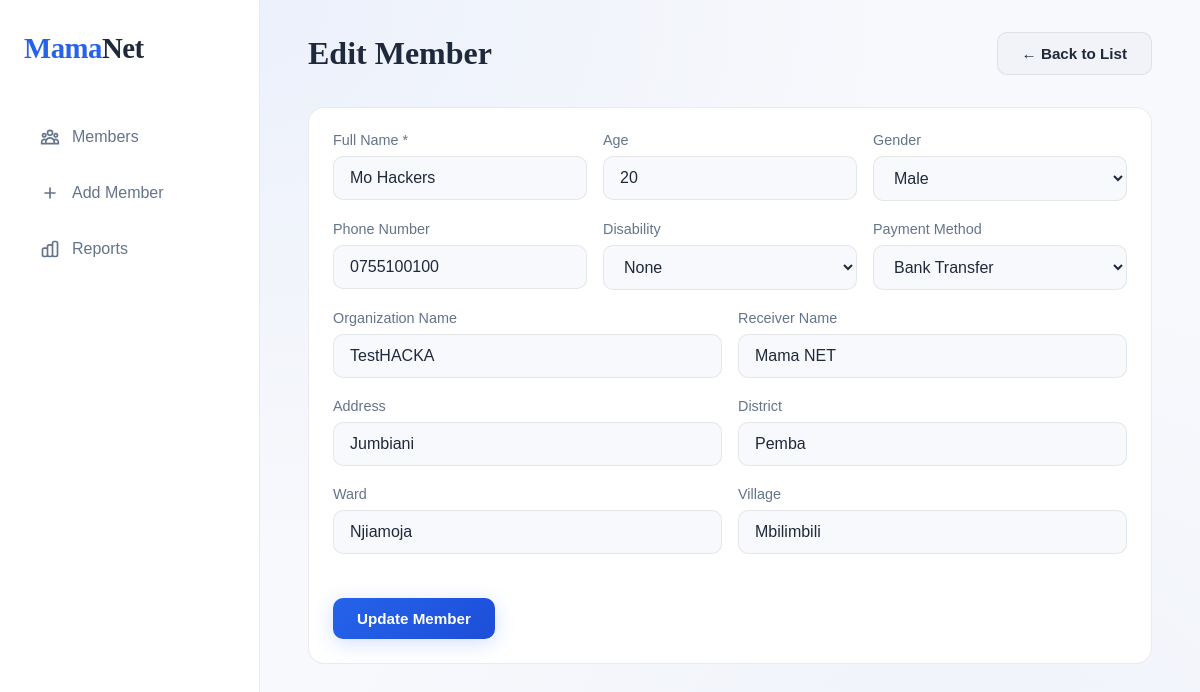
Page /edit/2 on the committed database.
### tables this page shows
CREATE TABLE Members (
    ID INTEGER PRIMARY KEY AUTOINCREMENT,
    FullName TEXT,
    Age INTEGER,
    PhoneNumber TEXT,
    Disability TEXT,
    OrganizationName TEXT,
    PaymentMethod TEXT,
    ReceiverName TEXT,
    Gender TEXT,
    Address TEXT,
    Ward TEXT,
    District TEXT,
    Village TEXT
);

CREATE TABLE GenderTypes (Gender TEXT PRIMARY KEY);

CREATE TABLE DisabilityTypes (Disability TEXT PRIMARY KEY);

CREATE TABLE PaymentMethods (Method TEXT PRIMARY KEY);

### app.py (the view, shortened to what this page needs)
@app.route('/edit/<int:id>', methods=['GET', 'POST'])
def edit_member(id):
    genders, disabilities, payments = get_lookup_data()
    conn = get_db()
    member = conn.execute("SELECT * FROM Members WHERE ID=?", (id,)).fetchone()
    conn.close()
    return render_template('form.html', genders=genders, disabilities=disabilities, payments=payments, member=member)

### app.py (called while the page is built)
def get_db():
    conn = sqlite3.connect(DB_PATH)
    conn.row_factory = sqlite3.Row
    return conn

def get_lookup_data():
    conn = get_db()
    genders = [r['Gender'] for r in conn.execute("SELECT Gender FROM GenderTypes").fetchall()]
    disabilities = [r['Disability'] for r in conn.execute("SELECT Disability FROM DisabilityTypes").fetchall()]
    payments = [r['Method'] for r in conn.execute("SELECT Method FROM PaymentMethods").fetchall()]
    conn.close()
    return genders, disabilities, payments

### templates/form.html (shortened to what this page needs)
{% extends 'base.html' %}
{% block content %}
<div class="page-header">
    <h1 class="page-title">{{ 'Edit' if member else 'Add New' }} Member</h1>
    <a href="{{ url_for('index') }}" class="btn btn-secondary">← Back to List</a>
</div>
<div class="card">
    <form method="POST">
        <div class="form-row">
            <div class="form-group">
                <label class="form-label">Full Name *</label>
                <input type="text" name="full_name" class="form-control" value="{{ member['FullName'] if member else '' }}" required>
            </div>
            <div class="form-group">
                <label class="form-label">Age</label>
                <input type="number" name="age" class="form-control" value="{{ member['Age'] if member else '' }}" min="0" max="150">
            </div>
            <div class="form-group">
                <label class="form-label">Gender</label>
                <select name="gender" class="form-control">
                    {% for g in genders %}
                    <option value="{{ g }}" {% if member and member['Gender'] == g %}selected{% endif %}>{{ g }}</option>
                    {% endfor %}
                </select>
            </div>
        </div>
        <div class="form-row">
            <div class="form-group">
                <label class="form-label">Phone Number</label>
                <input type="tel" name="phone" class="form-control" value="{{ member['PhoneNumber'] if member else '' }}">
            </div>
            <div class="form-group">
                <label class="form-label">Disability</label>
                <select name="disability" class="form-control">
                    {% for d in disabilities %}
                    <option value="{{ d }}" {% if member and member['Disability'] == d %}selected{% endif %}>{{ d }}</option>
                    {% endfor %}
                </select>
            </div>
            <div class="form-group">
                <label class="form-label">Payment Method</label>
                <select name="payment" class="form-control">
                    {% for p in payments %}
                    <option value="{{ p }}" {% if member and member['PaymentMethod'] == p %}selected{% endif %}>{{ p }}</option>
                    {% endfor %}
                </select>
            </div>
        </div>
        <div class="form-row">
            <div class="form-group">
                <label class="form-label">Organization Name</label>
                <input type="text" name="organization" class="form-control" value="{{ member['OrganizationName'] if member else '' }}">
            </div>
            <div class="form-group">
                <label class="form-label">Receiver Name</label>
                <input type="text" name="receiver" class="form-control" value="{{ member['ReceiverName'] if member else '' }}">
            </div>
        </div>
        <div class="form-row">
            <div class="form-group">
                <label class="form-label">Address</label>
                <input type="text" name="address" class="form-control" value="{{ member['Address'] if member else '' }}">
            </div>
            <div class="form-group">
                <label class="form-label">District</label>
                <input type="text" name="district" class="form-control" value="{{ member['District'] if member else '' }}">
            </div>
        </div>
        <div class="form-row">
            <div class="form-group">
                <label class="form-label">Ward</label>
                <input type="text" name="ward" class="form-control" value="{{ member['Ward'] if member else '' }}">
            </div>
            <div class="form-group">
                <label class="form-label">Village</label>
                <input type="text" name="village" class="form-control" value="{{ member['Village'] if member else '' }}">
            </div>
        </div>
        <div style="margin-top: 1.5rem;">
            <button type="submit" class="btn btn-primary">{{ 'Update' if member else 'Add' }} Member</button>
        </div>
    </form>
</div>
{% endblock %}

### templates/base.html (style rules this page uses)
:root { --bg-dark: #f8f9fc; --bg-card: #ffffff; --bg-hover: #f1f3f9; --accent: #2563eb; --accent-glow: rgba(37, 99, 235, 0.2); --text-primary: #1e293b; --text-secondary: #64748b; --success: #16a34a; --danger: #dc2626; --border: rgba(0,0,0,0.08); }
* { margin: 0; padding: 0; box-sizing: border-box; }
body { font-family: 'DM Sans', sans-serif; background: var(--bg-dark); color: var(--text-primary); min-height: 100vh; background-image: radial-gradient(ellipse at 20% 0%, rgba(37, 99, 235, 0.06) 0%, transparent 50%), radial-gradient(ellipse at 80% 100%, rgba(37, 99, 235, 0.04) 0%, transparent 50%); }
.page-header { display: flex; justify-content: space-between; align-items: center; margin-bottom: 2rem; }
.page-title { font-family: 'Playfair Display', serif; font-size: 2rem; font-weight: 600; }
.btn { display: inline-flex; align-items: center; gap: 8px; padding: 12px 24px; border: none; border-radius: 10px; font-family: inherit; font-size: 0.95rem; font-weight: 600; cursor: pointer; transition: all 0.2s ease; text-decoration: none; }
.btn-primary { background: linear-gradient(135deg, var(--accent), #1d4ed8); color: #ffffff; box-shadow: 0 4px 20px var(--accent-glow); }
.btn-secondary { background: var(--bg-hover); color: var(--text-primary); border: 1px solid var(--border); }
.card { background: var(--bg-card); border: 1px solid var(--border); border-radius: 16px; padding: 1.5rem; margin-bottom: 1.5rem; }
.form-group { margin-bottom: 1.25rem; }
.form-label { display: block; margin-bottom: 8px; color: var(--text-secondary); font-size: 0.9rem; font-weight: 500; }
.form-control { width: 100%; padding: 12px 16px; background: var(--bg-dark); border: 1px solid var(--border); border-radius: 10px; color: var(--text-primary); font-family: inherit; font-size: 1rem; transition: all 0.2s ease; }
.form-row { display: grid; grid-template-columns: repeat(auto-fit, minmax(200px, 1fr)); gap: 1rem; }

### rows in the picture
Members: full_name "Mo Hackers", age "20", gender "Male", phone "0755100100", disability "None", payment "Bank Transfer", organization "TestHACKA", receiver "Mama NET", address "Jumbiani", district "Pemba", ward "Njiamoja", village "Mbilimbili"

### other values in the picture
{{ 'Edit' if member else 'Add New' }} "Edit"
{{ 'Update' if member else 'Add' }} "Update"
